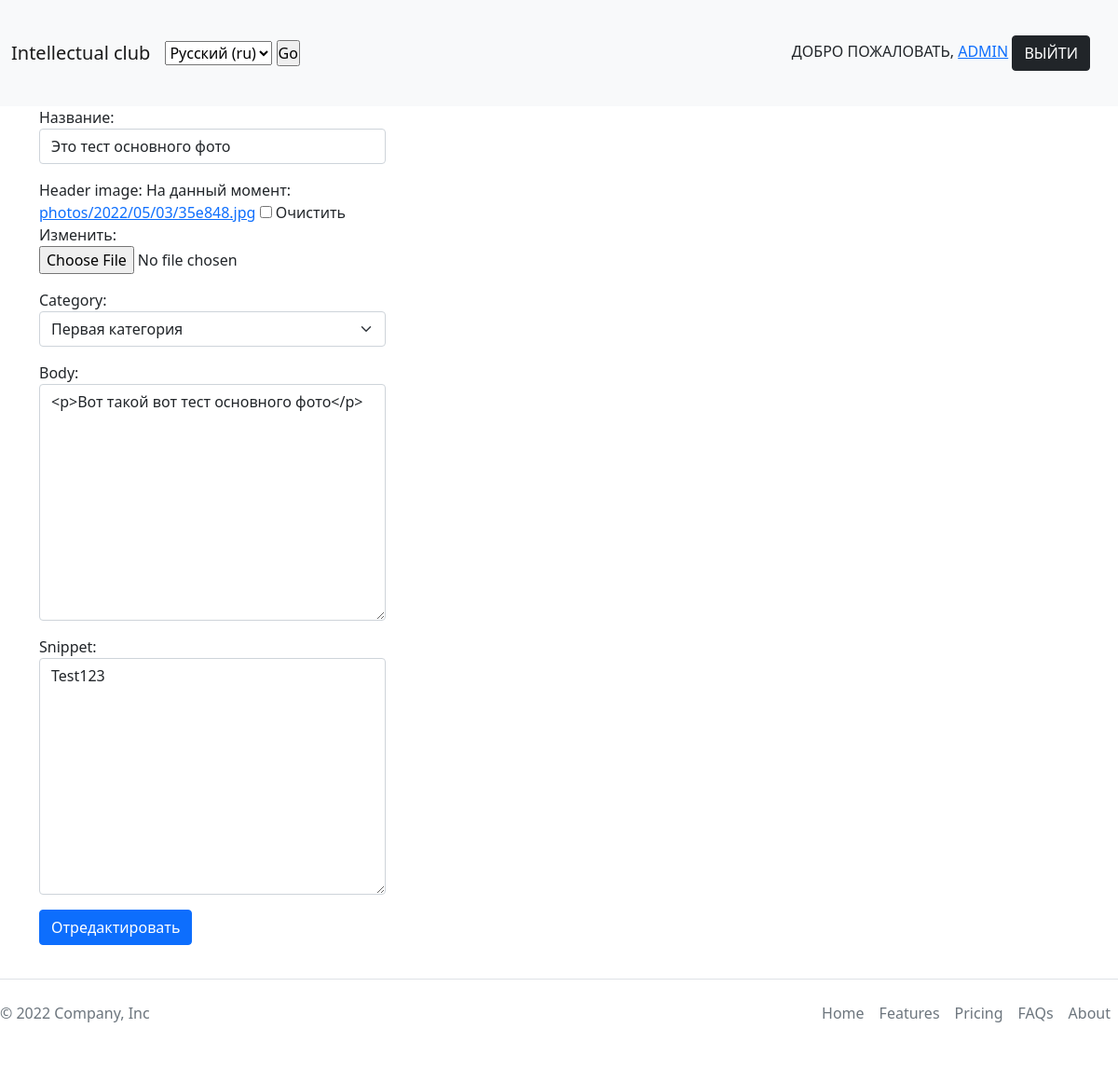
The app's page /ru/article/edit/11 (signed in) with its own data.
### theblog/models.py (models this page shows, shortened)
class Post(models.Model):
    title = models.CharField('Название', max_length=255)
    header_image = models.ImageField(
        null=True, blank=True, upload_to="photos/%Y/%m/%d/")
    author = models.ForeignKey(
        User, on_delete=models.CASCADE, verbose_name='Автор')
    body = RichTextField(blank=True, null=True)
    snippet = models.CharField(max_length=255, default='Test')
    post_date = models.DateField('Дата добавления', auto_now_add=True)
    category = models.CharField(max_length=255, default='test')
    likes = models.ManyToManyField(User, related_name='blog_post')

### theblog/views.py (the view)
# urls.py: path('article/edit/<int:pk>', views.EditPostView.as_view(), name='edit_article'),
class EditPostView(LoginRequiredMixin, UpdateView):
    model = Post
    form_class = PostForm
    raise_exception = True
    template_name = 'theblog/edit_post.html'

### theblog/forms.py
class PostForm (forms.ModelForm):
    class Meta:
        model = Post
        fields = ['title', 'header_image',
                  'author', 'category', 'body', 'snippet']
        widgets = {
            'title': forms.TextInput(attrs={'class': 'form-control', 'placeholder': 'Введите название записи'}),
            'author': forms.TextInput(attrs={'class': 'form-control', 'id': 'post_author', 'type': 'hidden'}),
            'category':  forms.Select(choices=choise_list, attrs={'class': 'form-select', 'placeholder': 'Выберите категорию'}),
            'body': forms.Textarea(attrs={'class': 'form-control', 'placeholder': 'Введите содержимое записи'}),
            'snippet': forms.Textarea(attrs={'class': 'form-control', 'placeholder': 'Введите краткое содержимое записи'}),
        }

### theblog/templates/theblog/edit_post.html (shortened to what this page needs)
{% extends 'main/base.html' %}
{% load i18n %}
{% block content %}
<div class="container">
    {% if user.id == post.author.id %}
    <form method="POST" class="col-lg-4 form-group">
        {{ form.as_p }}
        <button class="btn btn-primary" type="submit">{% trans 'Отредактировать' %}</button>
    </form>
    {% else %}
    <h2>
        {% trans 'Упс...Кажется эту запись создали не вы...' %}
    </h2>
    {% endif %}
</div>
{% endblock %}

### main/templates/main/navbar.html (shortened to what this page needs)
{% load i18n %}
<nav class="navbar navbar-expand-lg navbar-light bg-light">
    <div class="container-fluid">
        <a class="navbar-brand" href="/">Intellectual club</a>
        <div class="collapse navbar-collapse" id="navbarScroll">
            <ul class="navbar-nav me-auto my-2 my-lg-0 navbar-nav-scroll" style="--bs-scroll-height: 100px;">
                <li>
                    <form action="{% url 'set_language' %}" method="post">
                        <select name="language">
                            {% get_current_language as LANGUAGE_CODE %}
                            {% get_available_languages as LANGUAGES %}
                            {% get_language_info_list for LANGUAGES as languages %}
                            {% for language in languages %}
                            {% if language.code == LANGUAGE_CODE %}
                            <option value='{{ language.code }}' selected>
                                {{ language.name_local }} ({{ language.code }})
                            </option>
                            {% else %}
                            <option value='{{ language.code }}'>
                                {{ language.name_local }} ({{ language.code }})
                            </option>
                            {% endif%}
                            {% endfor %}
                        </select>
                        <input type="submit" value="Go">
                    </form>
                </li>
            </ul>
            <ul class="navbar-nav me-2">
                {% if request.user.is_authenticated %}
                <li class="nav-item">
                    {% trans 'Добро пожаловать' %}, <a href="{% url 'edit_profile' user.pk  %}">{{ user.username }}</a>
                    <a class="btn btn-dark" href="{% url 'logout' %}"> {% trans 'Выйти' %}</a>
                </li>
                {% endif %}
            </ul>
        </div>
    </div>
</nav>

### main/static/main/css/style.css (style rules this page uses)
html, body { position: relative; min-height: 100vh; background-color: #edeef0; }
body { padding-bottom: 133px; }
* { margin: 0; padding: 0; box-sizing: border-box; list-style: none; text-decoration: none; }
.container { max-width: 1400px; width: 100%; padding: 0 30px; margin: 0 auto; }
.header nav ul { display: flex; padding: 30px 0; }
.header nav ul li { margin-right: 10px; text-transform: uppercase; }

### records on screen
Post: title "Это тест основного фото", category "Первая категория", body "<p>Вот такой вот тест основного фото</p>", snippet "Test123"

### other values on screen
{{ user.username }} "ADMIN"
form field language "Русский (ru)"
